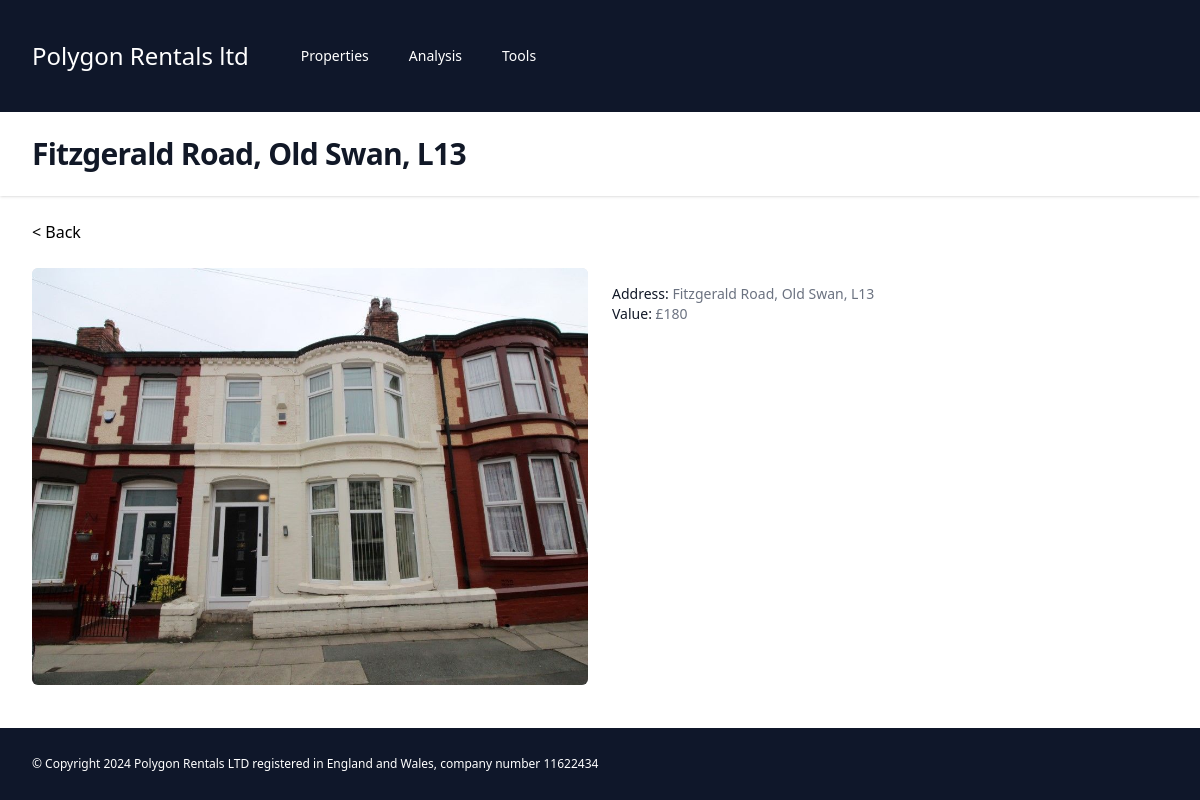
Screenshot of /3 (signed in) with the database file from the repository.
### core/models.py (models this page shows, shortened)
class Property(models.Model):
    owner = models.ForeignKey(User, on_delete=models.CASCADE, null=True, blank=True)
    address = models.CharField(max_length=200)
    value = models.IntegerField(default=0)
    mortgage = models.IntegerField(default=0)
    current_rent = models.IntegerField(default=0)
    market_rent = models.IntegerField(default=0)
    photo = models.ImageField(upload_to='images/', default='')
    city = models.CharField(max_length=200, default='', choices=[('liverpool', 'Liverpool'), ('manchester', 'Manchester'), ('london', 'London')])
    mortgage_deal_expiry_date = models.DateField(default=date.today)
    class Meta:
        verbose_name_plural = "properties"

### core/views.py (the view)
# urls.py: path("<int:pk>", login_required(views.PropertyDetailView.as_view()), name="property-detail"),
class PropertyDetailView(DetailView):
    model = Property
    def get_context_data(self, **kwargs):
        property = Property.objects.get(id=self.object.id)
        context = super().get_context_data(**kwargs)
        context['gross_yield'] = f'{round((property.current_rent * 12) / property.value * 100, 2)}%'
        context['potential_gross_yield'] = f'{round((property.market_rent * 12) / property.value * 100, 2)}%'
        context['is_owner'] = property.owner == self.request.user
        context['mortgage_deal_expiry_date'] = property.mortgage_deal_expiry_date
        context['page_title'] = property.address
        return context

### core/templatetags/custom_tags.py (called while the page is built)
@register.filter(name="add_pound_sign")
def add_pound_sign(value):
    return f'£{value}'

### core/templates/core/property_detail.html
{% extends './includes/base.html' %}
{% load static %}
{% load custom_tags %}
{% block content %}
<a href="/properties">&lt; Back</a>
<div class="mt-6 grid grid-cols-1 gap-x-6 gap-y-10 sm:grid-cols-2 lg:grid-cols-2 xl:gap-x-8">
    <div class="group relative">
        <div class="aspect-h-1 aspect-w-1 w-full overflow-hidden rounded-md bg-gray-200 lg:aspect-none group-hover:opacity-75 lg:h-120">
            <img src="/media/{{ object.photo }}"" alt="" class="h-full w-full object-cover object-center lg:h-full lg:w-full">
        </div>
    </div>
    <div class="group relative">
        <div class="mt-4 flex justify-between">
            <div>
                <p><span class="text-sm font-medium text-gray-900">Address: </span><span class="mt-1 text-sm text-gray-500">{{property.address}}</span></p>
                <p><span class="text-sm font-medium text-gray-900">Value: </span><span class="mt-1 text-sm text-gray-500">{{property.value|add_pound_sign}}</span></p>
            </div>
        </div>
    </div>
</div>
{% endblock %}

### core/templates/core/includes/base.html (shortened to what this page needs)
{% load static %}
{% load custom_tags %}
<link href="{% static '/css/styles.css' %}" rel="stylesheet">
<div class="min-h-full" id="bg-el">
    <nav class="bg-slate-900">
      <div class="mx-auto max-w-7xl px-4 py-6  sm:px-6 lg:px-8">
        <div class="flex h-16 items-center justify-between">
          <div class="flex items-center">
            <div class="flex-shrink-0 text-white text-2xl font-sans">
              <a href="/">Polygon Rentals <span>ltd</span></a>
            </div>
            <div class="hidden md:block">
              <div class="ml-10 flex items-baseline space-x-4">
                {% if request.user.is_authenticated %}
                <a href="/properties" class="{% if page_name == 'properties' %}underline {% endif %}text-white rounded-md px-3 py-2 text-sm font-medium">Properties</a>
                <a href="/analysis" class="{% if page_name == 'analysis' %}underline {% endif %}text-white rounded-md px-3 py-2 text-sm font-medium">Analysis</a>
                <a href="/tools" class="{% if page_name == 'tools' %}underline {% endif %}text-white rounded-md px-3 py-2 text-sm font-medium">Tools</a>
                {% endif %}
              </div>
            </div>
          </div>
        </div>
    </div>
    </nav>
    {% if page_name != 'landing' %}
    <header class="bg-white shadow">
      <div class="mx-auto max-w-7xl px-4 py-6 sm:px-6 lg:px-8">
        <h1 class="text-3xl font-bold tracking-tight text-gray-900">{{page_title}}</h1>
      </div>
    </header>
    {% endif %}
    <main>
      <div class="mx-auto max-w-7xl py-6 sm:px-6 lg:px-8">
        <div>
            {% block content %}{% endblock %}
        </div>
      </div>
    </main>
    <footer class="bg-slate-900 sticky top-full">
      <div class="mx-auto max-w-7xl px-4 py-1 sm:px-6 lg:px-8">
        <div class="flex h-16 items-center justify-between">
          <div class="flex items-center text-white text-xs">
            © Copyright 2024 Polygon Rentals LTD registered in England and Wales, company number 11622434
          </div>
        </div>
    </div>
    </footer>
  </div>

### core/static/css/styles.css (style rules this page uses)
h1, h2, h3, h4, h5, h6 { font-size: inherit; font-weight: inherit; }
a { color: inherit; text-decoration: inherit; }
blockquote, dl, dd, h1, h2, h3, h4, h5, h6, hr, figure, p, pre { margin: 0; }
img, svg, video, canvas, audio, iframe, embed, object { display: block; vertical-align: middle; }
img, video { max-width: 100%; height: auto; }
.relative { position: relative; }
.sticky { position: sticky; }
.top-full { top: 100%; }
.mx-auto { margin-left: auto; margin-right: auto; }
.ml-10 { margin-left: 2.5rem; }
.mt-1 { margin-top: 0.25rem; }
.mt-4 { margin-top: 1rem; }
.mt-6 { margin-top: 1.5rem; }
.flex { display: flex; }
.grid { display: grid; }
.hidden { display: none; }
.h-16 { height: 4rem; }
.h-full { height: 100%; }
.min-h-full { min-height: 100%; }
.w-full { width: 100%; }
.max-w-7xl { max-width: 80rem; }
.flex-shrink-0 { flex-shrink: 0; }
.grid-cols-1 { grid-template-columns: repeat(1, minmax(0, 1fr)); }
.items-center { align-items: center; }
.items-baseline { align-items: baseline; }
.justify-between { justify-content: space-between; }
.gap-x-6 { -moz-column-gap: 1.5rem; column-gap: 1.5rem; }
.gap-y-10 { row-gap: 2.5rem; }
.space-x-4 > :not([hidden]) ~ :not([hidden]) { --tw-space-x-reverse: 0; margin-right: calc(1rem * var(--tw-space-x-reverse)); margin-left: calc(1rem * calc(1 - var(--tw-space-x-reverse))); }
.overflow-hidden { overflow: hidden; }
.rounded-md { border-radius: 0.375rem; }
.bg-gray-200 { --tw-bg-opacity: 1; background-color: rgb(229 231 235 / var(--tw-bg-opacity)); }
.bg-slate-900 { --tw-bg-opacity: 1; background-color: rgb(15 23 42 / var(--tw-bg-opacity)); }
.bg-white { --tw-bg-opacity: 1; background-color: rgb(255 255 255 / var(--tw-bg-opacity)); }
.object-cover { -o-object-fit: cover; object-fit: cover; }
.object-center { -o-object-position: center; object-position: center; }
.px-3 { padding-left: 0.75rem; padding-right: 0.75rem; }
.px-4 { padding-left: 1rem; padding-right: 1rem; }
.py-1 { padding-top: 0.25rem; padding-bottom: 0.25rem; }
.py-2 { padding-top: 0.5rem; padding-bottom: 0.5rem; }
.py-6 { padding-top: 1.5rem; padding-bottom: 1.5rem; }
.font-sans { font-family: ui-sans-serif, system-ui, -apple-system, BlinkMacSystemFont, "Segoe UI", Roboto, "Helvetica Neue", Arial, "Noto Sans", sans-serif, "Apple Color Emoji", "Segoe UI Emoji", "Segoe UI Symbol", "Noto Color Emoji"; }
.text-2xl { font-size: 1.5rem; line-height: 2rem; }
.text-3xl { font-size: 1.875rem; line-height: 2.25rem; }
.text-sm { font-size: 0.875rem; line-height: 1.25rem; }
.text-xs { font-size: 0.75rem; line-height: 1rem; }
.font-bold { font-weight: 700; }
.font-medium { font-weight: 500; }
.tracking-tight { letter-spacing: -0.025em; }
.text-gray-500 { --tw-text-opacity: 1; color: rgb(107 114 128 / var(--tw-text-opacity)); }
.text-gray-900 { --tw-text-opacity: 1; color: rgb(17 24 39 / var(--tw-text-opacity)); }
.text-white { --tw-text-opacity: 1; color: rgb(255 255 255 / var(--tw-text-opacity)); }
.shadow { --tw-shadow: 0 1px 3px 0 rgb(0 0 0 / 0.1), 0 1px 2px -1px rgb(0 0 0 / 0.1); --tw-shadow-colored: 0 1px 3px 0 var(--tw-shadow-color), 0 1px 2px -1px var(--tw-shadow-color); box-shadow: var(--tw-ring-offset-shadow, 0 0 #0000), var(--tw-ring-shadow, 0 0 #0000), var(--tw-shadow); }
@media (min-width: 640px) { .sm\:grid-cols-2 { grid-template-columns: repeat(2, minmax(0, 1fr)); } }
@media (min-width: 640px) { .sm\:px-6 { padding-left: 1.5rem; padding-right: 1.5rem; } }
@media (min-width: 768px) { .md\:block { display: block; } }
@media (min-width: 1024px) { .lg\:h-full { height: 100%; } }
@media (min-width: 1024px) { .lg\:w-full { width: 100%; } }
@media (min-width: 1024px) { .lg\:grid-cols-2 { grid-template-columns: repeat(2, minmax(0, 1fr)); } }
@media (min-width: 1024px) { .lg\:px-8 { padding-left: 2rem; padding-right: 2rem; } }

### rows the page displays
Property: address "Fitzgerald Road, Old Swan, L13", photo (picture), value|add_pound_sign "£180"
